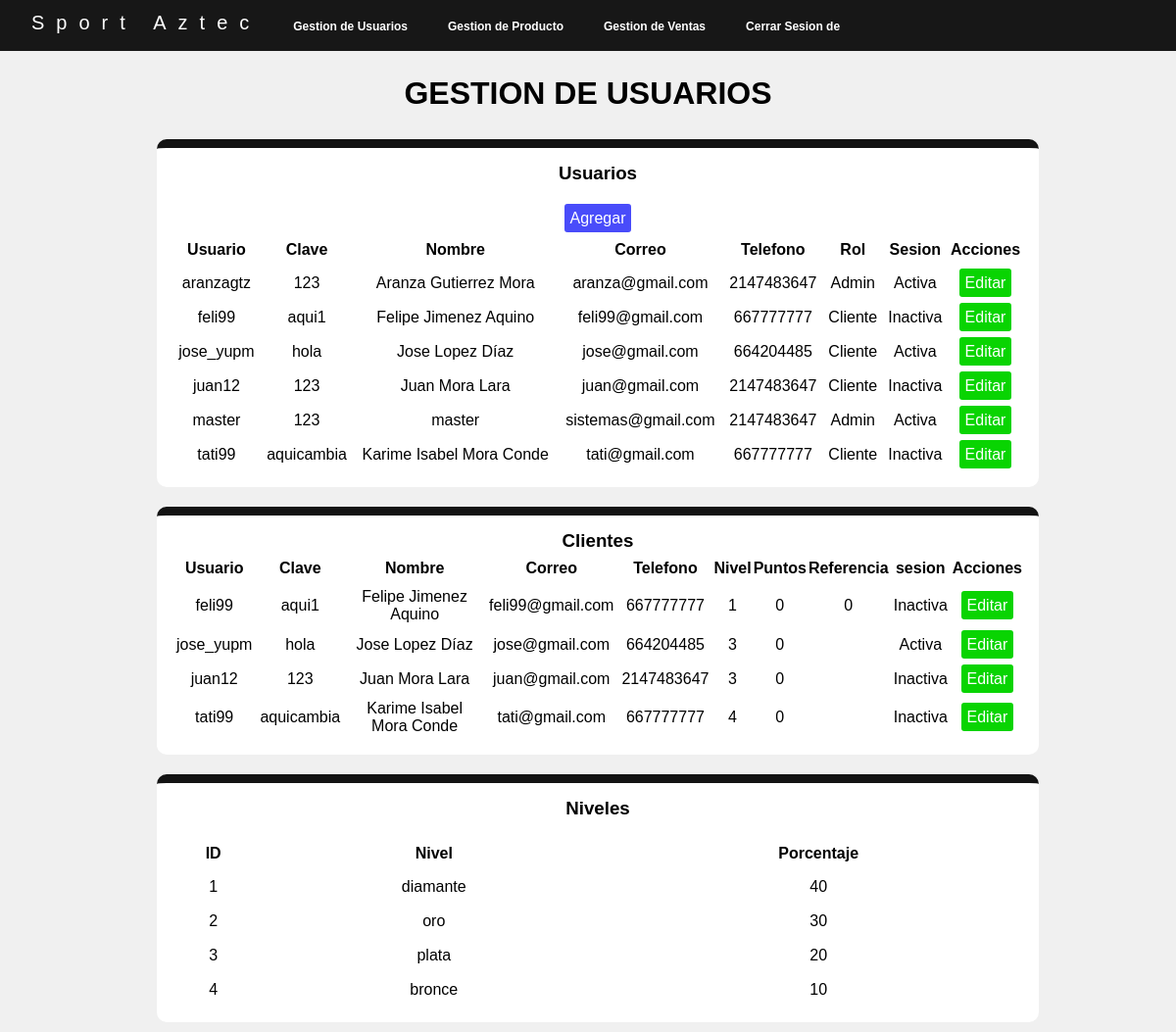
Page /gestion_usuarios.php on the committed database.
### tables this page shows
CREATE TABLE `usuarios` (
  `idusuario` varchar(15) NOT NULL,
  `contrasena` varchar(12) DEFAULT NULL,
  `Nombre` varchar(50) DEFAULT NULL,
  `correo` varchar(50) DEFAULT NULL,
  `telefono` int(11) DEFAULT NULL,
  `rol` varchar(20) DEFAULT NULL,
  `sesion` varchar(15) DEFAULT NULL
);

CREATE TABLE `clientes` (
  `idcliente` int(11) NOT NULL,
  `idusuario` varchar(15) NOT NULL,
  `contrasena` varchar(12) NOT NULL,
  `Nombre` varchar(80) NOT NULL,
  `correo` varchar(50) NOT NULL,
  `telefono` int(15) NOT NULL,
  `idnivel` int(11) NOT NULL,
  `puntos` int(11) NOT NULL,
  `referencia` int(11) DEFAULT NULL,
  `sesion` varchar(15) NOT NULL
);

CREATE TABLE `nivel` (
  `idnivel` int(11) NOT NULL,
  `nivel` varchar(15) DEFAULT NULL,
  `porcentaje` int(11) DEFAULT NULL
);

### gestion_usuarios.php (the view, shortened to what this page needs)
<?php
include("menu_admin.php");
?>
    <main class="main">
        <h1>GESTION DE USUARIOS</h1><br>
          <section class="divi" >
            <h3>Usuarios</h3><br/>
            <table>
                <tr>
                    <th colspan="8"><a class="agregar" href="pre_registro_admin.php">Agregar</a></th>
                </tr>
                <tr>
                    <th>Usuario</th>
                    <th>Clave</th>
                    <th>Nombre</th>
                    <th>Correo</th>
                    <th>Telefono</th>
                    <th>Rol</th>
                    <th>Sesion</th>
                    <th colspan="1">Acciones</th>
                </tr>
                <?php
                    $consulta = "select*from usuarios";
                    $resultado = mysqli_query($conexion, $consulta);
                    while ($fila = mysqli_fetch_array($resultado)) {
                        $id = $fila['idusuario'];
                        $contrasena = $fila['contrasena'];
                        $nombre = $fila['Nombre'];
                        $correo = $fila['correo'];
                        $telefono = $fila['telefono'];
                        $rol = $fila['rol'];
                        $sesion = $fila['sesion'];
                ?>
                <tr>
                    <td>
                        <?php echo $id; ?>
                    </td>
                    <td>
                        <?php echo $contrasena; ?>
                    </td>
                    <td>
                        <?php echo $nombre; ?>
                    </td>
                    <td>
                        <?php echo $correo; ?>
                    </td>
                    <td>
                        <?php echo $telefono; ?>
                    </td>
                    <td>
                        <?php echo $rol; ?>
                    </td>
                    <td>
                        <?php echo $sesion; ?>
                    </td>
                    <td>
                        <a
                        class="modificar"
                        href="gestion_usuarios.php?
                        v1=<?php echo $id;?>&
                        v2=<?php echo $contrasena;?>&
                        v3=<?php echo $nombre;?>&
                        v4=<?php echo $correo;?>&
                        v5=<?php echo $telefono;?>&
                        v6=<?php echo $rol;?>&
                        v7=<?php echo $sesion;?>">Editar</a>
                    </td>
                </tr>
                <?php } ?>
            </table>
        </section>
        <section class="divi">
            <h3>Clientes</h3>
            <table>
                <tr>
                    <th>Usuario</th>
                    <th>Clave</th>
                    <th>Nombre</th>
                    <th>Correo</th>
                    <th>Telefono</th>
                    <th>Nivel</th>
                    <th>Puntos</th>
                    <th>Referencia</th>
                    <th>sesion</th>
                    <th colspan="1">Acciones</th>
                </tr>
                <?php
                    $consulta = "select*from clientes";
                    $resultado = mysqli_query($conexion, $consulta);
                    while ($fila = mysqli_fetch_array($resultado)) {
                        $usuario = $fila['idusuario'];
                        $contrasena = $fila['contrasena'];
                        $nombre = $fila['Nombre'];
                        $correo = $fila['correo'];
                        $telefono = $fila['telefono'];
                        $idnivel = $fila['idnivel'];
                        $puntos = $fila['puntos'];
                        $referencia = $fila['referencia'];
                        $sesion = $fila['sesion'];
                ?>
                <tr>
                    <td>
                        <?php echo $usuario; ?>
                    </td>
                    <td>
                        <?php echo $contrasena; ?>
                    </td>
                    <td>
                        <?php echo $nombre; ?>
                    </td>
                    <td>
                        <?php echo $correo; ?>
                    </td>
                    <td>
                        <?php echo $telefono; ?>
                    </td>
                    <td>
                        <?php echo $idnivel; ?>
                    </td>
                    <td>
                        <?php echo $puntos; ?>
                    </td>
                    <td>
                        <?php echo $referencia; ?>
                    </td>
                    <td>
                        <?php echo $sesion; ?>
                    </td>
                    <td><a class="modificar" href="gestion_usuarios.php?
                    x1=<?php echo $usuario; ?>&
                    x2=<?php echo $contrasena; ?>&
                    x3=<?php echo $nombre; ?>&
                    x4=<?php echo $correo; ?>&
                    x5=<?php echo $telefono; ?>&
                    x6=<?php echo $idnivel; ?>&
                    x7=<?php echo $puntos; ?>&
                    x8=<?php echo $referencia; ?>&
                    x9=<?php echo $sesion; ?>">Editar</a></td>
                </tr>
                <?php } ?>
            </table>
        </section>
        <section class="divi" >
        <h3>Niveles</h3><br/>
        <table class="">
                <tr class="encabezado">
                    <th>ID</th>
                    <th>Nivel</th>
                    <th>Porcentaje</th>
                </tr>
                <?php
                $consulta   = "SELECT * from nivel";
                $resultado  = mysqli_query($conexion,$consulta);
                while($fila = mysqli_fetch_array($resultado)){
                    $id_f           = $fila['idnivel'];
                    $nivel_f       = $fila['nivel'];
                    $porcentaje_f       = $fila['porcentaje'];
                ?>
                    <tr>
                        <td><?php echo $id_f; ?></td>
                        <td><?php echo $nivel_f; ?></td>
                        <td><?php echo $porcentaje_f; ?></td>
                    </tr>
                <?php } ?>
            </table>
        </section>
    </main>
</body>
</html>

### menu_admin.php (shortened to what this page needs)
<!DOCTYPE html>
<html lang="en">
<head>
    <link rel="stylesheet" href="CSS\estilos-sistema.css">
</head>
<body>
    <header class="header">
        <div class="menu">
            <nav>
                <ul>
                    <a href="" class="logo">Sport Aztec</a>
                    <li><a href="gestion_usuarios.php">Gestion de Usuarios</a></li>
                    <li><a href="gestion_producto.php">Gestion de Producto</a></li>
                    <li><a href="gestion_ventas.php">Gestion de Ventas</a></li>
                    <li><a href="index.php">Cerrar Sesion de <?php echo $_SESSION["usuario"];?></a></li>
                </ul>
            </nav>
        </div>
    </header>

### estilos-sistema.css (style rules this page uses)
* { padding: 0; margin: 0; box-sizing: border-box; }
body { background: #f0f0f0; font-family: Arial, Helvetica, sans-serif; }
header { background:rgba(0, 0, 0, 0.9) ; width: 100%; clear: both; content: ''; display: table; }
.logo { float:left; text-decoration: none; color: white; margin-top: 10px; display: flex; align-items: center; margin-left: 30px; margin-right: 0px; letter-spacing: 12px; font-size: 20px; }
.menu { width: auto; margin: 2px; }
nav { float: left; margin-right: 30px; }
nav ul li { list-style: none; margin-left: 25px; padding: 10px 0; float: left; font-size: 12px; }
nav ul li a { text-decoration: none; color: white; font-weight: bold; transition: all .4s linear; display: inline-block; padding: 8px; color: #fff; cursor: pointer; }
.divi { border-radius: 10px; text-align: center; background-color: white; border-top: 9px solid rgba(3, 3, 3, 0.932); float:left; margin: 10px; padding: 15px; width: 100%; }
main { margin-top: 25px; margin-left: 150px; margin-right: 150px ; padding: 20px auto; text-align: center; }
table { width: 100%; }
table tr th { width: 50px auto; height: 30px; padding: 4px, 4px; font-size: 16px; size: 100; margin-left: 10px; text-align: center; }
table tr td { width: auto; height: 33px; padding: 3px; size: 50px; margin-left: 10px; }
.agregar { text-decoration: none; cursor: pointer; transition: all .4s linear; border-radius: 3px; padding: 6px; color: white; background-color: rgb(73, 76, 250); font-size: 16px; font-style: normal; font: 16px sans-serif; }
.modificar { text-decoration: none; cursor: pointer; transition: all .4s linear; border-radius: 3px; padding: 6px; color: white; background-color: rgb(9, 212, 2); font: 16px sans-serif; }

### rows in the picture
usuarios: idusuario "aranzagtz", contrasena "123", Nombre "Aranza Gutierrez Mora", correo "aranza@gmail.com", telefono "2147483647", rol "Admin", sesion "Activa"
usuarios: idusuario "feli99", contrasena "aqui1", Nombre "Felipe Jimenez Aquino", correo "feli99@gmail.com", telefono "667777777", rol "Cliente", sesion "Inactiva"
usuarios: idusuario "jose_yupm", contrasena "hola", Nombre "Jose Lopez Díaz", correo "jose@gmail.com", telefono "664204485", rol "Cliente", sesion "Activa"
usuarios: idusuario "juan12", contrasena "123", Nombre "Juan Mora Lara", correo "juan@gmail.com", telefono "2147483647", rol "Cliente", sesion "Inactiva"
usuarios: idusuario "master", contrasena "123", Nombre "master", correo "sistemas@gmail.com", telefono "2147483647", rol "Admin", sesion "Activa"
usuarios: idusuario "tati99", contrasena "aquicambia", Nombre "Karime Isabel Mora Conde", correo "tati@gmail.com", telefono "667777777", rol "Cliente", sesion "Inactiva"
clientes: idusuario "feli99", contrasena "aqui1", Nombre "Felipe Jimenez Aquino", correo "feli99@gmail.com", telefono "667777777", idnivel "1", puntos "0", referencia "0", sesion "Inactiva"
clientes: idusuario "jose_yupm", contrasena "hola", Nombre "Jose Lopez Díaz", correo "jose@gmail.com", telefono "664204485", idnivel "3", puntos "0", sesion "Activa"
clientes: idusuario "juan12", contrasena "123", Nombre "Juan Mora Lara", correo "juan@gmail.com", telefono "2147483647", idnivel "3", puntos "0", sesion "Inactiva"
clientes: idusuario "tati99", contrasena "aquicambia", Nombre "Karime Isabel Mora Conde", correo "tati@gmail.com", telefono "667777777", idnivel "4", puntos "0", sesion "Inactiva"
nivel: idnivel "1", nivel "diamante", porcentaje "40"
nivel: idnivel "2", nivel "oro", porcentaje "30"
nivel: idnivel "3", nivel "plata", porcentaje "20"
nivel: idnivel "4", nivel "bronce", porcentaje "10"
